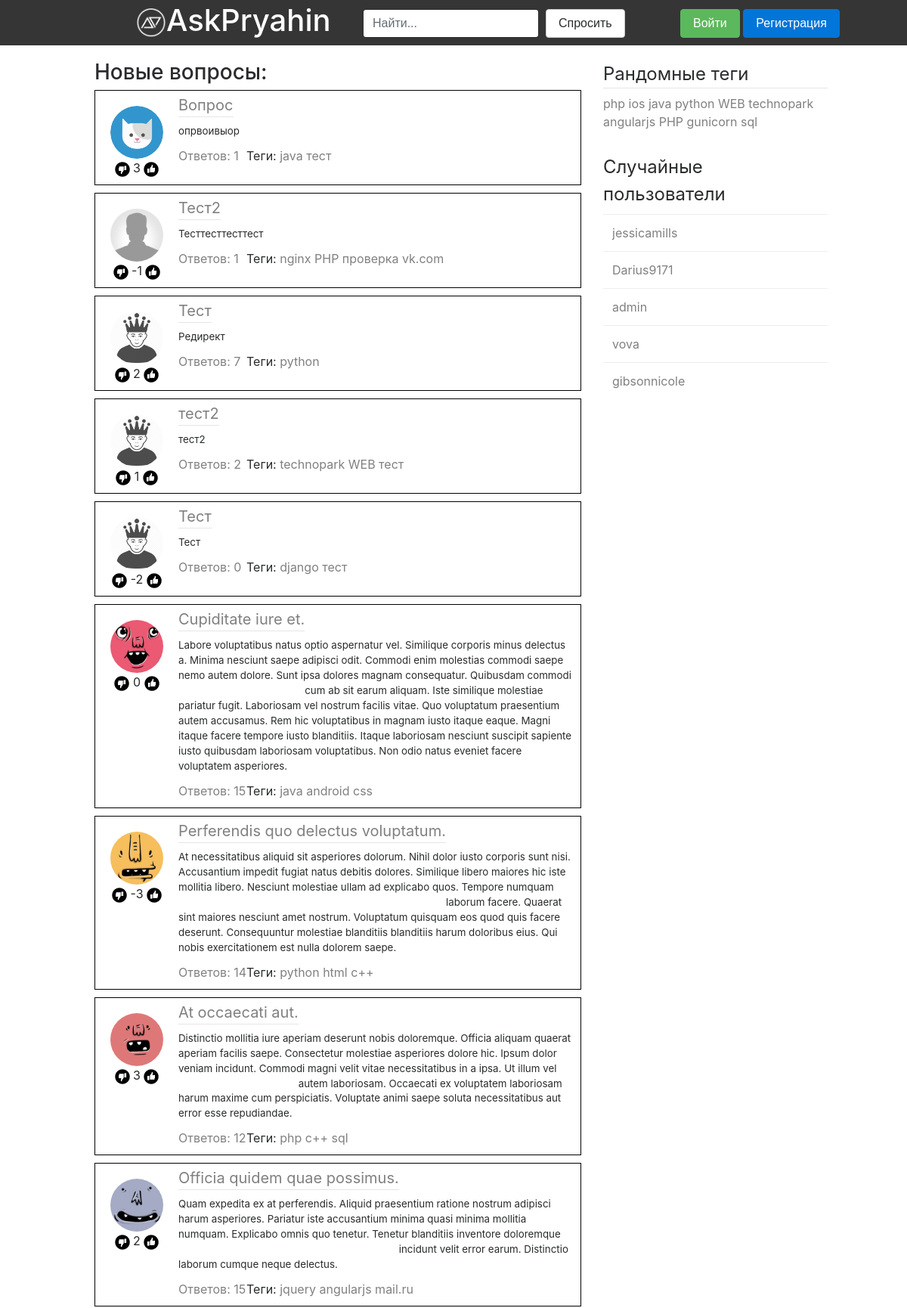
The page / (upper part) on the database its author committed.
### askapp/models.py (models this page shows, shortened)
class Question(models.Model):
    class Meta:
        verbose_name = u'Вопрос'
        verbose_name_plural = u'Вопросы'
    author =  models.ForeignKey(User, verbose_name=u'Пользователь')
    title = models.CharField(max_length = 100, verbose_name=u'Заголовок')
    text = models.TextField(verbose_name=u'Текст')
    rating = models.IntegerField(default = 0, verbose_name=u'Рейтинг')
    count_answers = models.IntegerField(default = 0, verbose_name=u'Количество ответов')
    tags = models.ManyToManyField(Tag, verbose_name=u'Тег')
    isVote = models.BooleanField(default = True, verbose_name=u'Голосование')
    date = models.DateTimeField(default = timezone.now, verbose_name=u'Дата создания')
    objects = QuestionManager()

class Profile(models.Model):
    class Meta:
        verbose_name=u'Профиль'
        verbose_name_plural=u'Профили'
    user = models.OneToOneField(User, verbose_name=u'Пользователь')
    avatar = models.ImageField(upload_to='avatars')
    objects = ProfileManager()

class Tag(models.Model):
    class Meta:
        verbose_name = u'Тег'
        verbose_name_plural = u'Теги'
    text = models.CharField(max_length=15, verbose_name='Tag')
    def __str__(self):
        return self.text

### askapp/views.py (the view)
# urls.py: url(r'^$', views.index, name='index'),
def index(request, page='1'):
    questions = pagination(request, Question.objects.newest(), 20, page)
    questions.paginator.baseurl = "/"
    likes = getQuestionListLikes(questions, request.user)
    return render(request, 'index.html', {'tags': randomTags(Tag), 'users': randomUsers(User), 'questions' : questions, 'likes':likes[0], 'dislikes':likes[1]})

### askapp/func.py (called while the page is built)
def pagination(request, data, count, page):
    paginator = Paginator(data, count)
    get = request.GET.get('page')
    if get:
        page = int(get)
    try:
        paginator_datas_list = paginator.page(int(page))
    except PageNotAnInteger:
        data_list = paginator.page(1)
    except EmptyPage:
        paginator_datas_list = paginator.page(paginator.num_pages)
    return paginator_datas_list

def randomTags(Tag):
    tags = []
    for i in range(Tag.objects.count()):
        tags.append(str(Tag.objects.get(id=i + 1)))
    np.random.shuffle(tags)
    return tags[:10]

def randomUsers(User):
    users = []
    for i in range(User.objects.count()):
        users.append(str(User.objects.get(id=i + 1)))
    np.random.shuffle(users)
    return users[:5]

def getQuestionListLikes(questions, User):
    likes = []
    dislikes = []
    for question in questions:
        try:
            query = QuestionLike.objects.get(question=question, author=User)
        except:
            query = None
        if query is not None:
            if query.rating == 1:
                likes.append(question.id)
            else:
                dislikes.append(question.id)
    result = [likes, dislikes]
    return result

### askapp/models.py (called while the page is built)
    def newest(self):
        return self.order_by('-date')

### templates/index.html (shortened to what this page needs)
{% extends "base.html"%}
{% block content %}
{% load static %}
<h3>Новые вопросы:</h3>
{% for question in questions %}
            <div class="question">
               <div class="question-avatar">
                  <a href="/user/{{question.author.username}}"><img src="{{ question.author.profile.avatar.url }}" class="rounded-circle question-avatar-img"></a>
               </div>
               <div class="question-like">
                  <a class="likebutton" value="-1" qid="{{ question.id }}" id="btndislike{{ question.id }}"><span class="like-img {% if question.id in dislikes %}is{% endif %}dislikebtn"/></a>
                  <span id="qRating{{ question.id }}">{{ question.rating }}</span>
                  <a class="likebutton" value="1" qid="{{ question.id }}" id="btnlike{{ question.id }}"><span class="like-img {% if question.id in likes %}is{% endif %}likebtn"></a>
               </div>
               <div class="question-title bot">
                  <a href="{% url 'question' question.id %}">{{ question.title }}</a>
               </div>
               <div class="question-preview">{{ question.text }}</div>
               <div class="question-answers"><a href="{% url 'question' question.id %}">Ответов: {{ question.count_answers }}</a></div>
               <div class="question-tags">Теги:
               {% for tag in question.tags.all %}
                  <a href="{% url 'questions_by_tag' tag %}"> {{ tag }} </a>
               {% endfor %}
               </div>
               <div class="clearfix"></div>
            </div>
{% endfor %}
{% endblock %}

### templates/base.html (shortened to what this page needs)
{% load static %}
<!DOCTYPE html>
<html>
   <head>
      <link rel="stylesheet" type="text/css" href="{% static 'bootstrap-4.0.0-alpha.6-dist/css/bootstrap.min.css' %}">
      <link rel="stylesheet" type="text/css" href="{% static 'css/style.css' %}" />
   </head>
   <body>
      <div class="header">
         <div class="logo">
            <a href="{% url 'index' %}">
               <img src="{% static 'img/ap_logo.png' %}" class="logo-img d-inline-block">
               <h1 class="logo-title">AskPryahin</h1>
            </a>
         </div>
         <div class="search">
            <form class="form-inline" action="/search">
               <input type="text" class="form-control" name="q" placeholder="Найти...">
               &nbsp;&nbsp;<button type="button" class="btn btn-secondary" onClick='location.href="{% url 'ask' %}"'>Спросить</button>
            </form>
         </div>
         <div class="user">
         {% if request.user.is_authenticated %}
            <img src="{{ request.user.profile.avatar.url }}" class="rounded-circle header-avatar">
            <div class="user-block">
               <div class="user-name">{{ request.user.username }}</div>
               <div class="user-options">
                  <a href="{% url 'settings' %}">Настройки</a>
                  <a href="{% url 'logout' %}?continue={{ request.path }}">Выйти</a>
               </div>
            </div>
         {% else %}
            <div class="form-actions">
               <button type="submit" class="btn btn-success" onClick='location.href="{% url 'login' %}?continue={{ request.path }}"'>Войти</button>
               <button type="button" class="btn btn-primary" onClick='location.href="{% url 'signup' %}"'>Регистрация</button>
            </div>
         {% endif %}
         </div>
      </div>
      <div class="content">
         <div class="left">
            {% block content %}{% endblock %}
         </div>
         <div class="right">
            <div class="tags">
               <fieldset>
                  <legend class="bot">Рандомные теги</legend>
                  {% for tag in tags %}
                     <a href="{% url 'questions_by_tag' tag %}">{{ tag }}</a>
                  {% endfor %}
               </fieldset>
            </div>
            <div class="best-members">
               <legend>Случайные пользователи</legend>
               <table class="table">
                  <tbody>
                  {% for user in users %}
                     <tr><td><a href="{% url 'questions_by_user' user %}">{{ user }}</a></td></tr>
                  {% endfor %}
                  </tbody>
               </table>
            </div>
         </div>
         <div class="clearfix"></div>
      </div>
   </body>
</html>

### static/css/style.css (style rules this page uses)
a { color: grey; }
button { cursor: pointer }
.header { background: #353535; width: 100%; height: 60px; min-width: 990px; }
.logo { display: inline-block; vertical-align: middle; margin-left: 15%; margin-top: 10px; color: White; }
.logo a { color: White; text-decoration: none; }
.logo-img { width: 40px; height: 40px; }
.logo-title { margin-top: -45px; margin-left: 40px; }
.search { margin-left: 40%; margin-top: -45px; }
.user { margin-left: 75%; margin-top: -38px; }
.bot { border-bottom: 1px solid #e5e5e5 }
.content, .footer { min-width: 990px; width: 70%; margin: auto; margin-top: 20px; }
.left { width: 65%; margin-left: 20px; float: left; }
.right { width: 30%; margin-left: auto; float: right; }
.best-members { margin-top: 30px; }
.question { padding: 10px; padding-left: 0px; width: 100%; border: 1px solid #000; min-height: 125px; }
.question-avatar { height: 70px; width: 70px; margin: 10px 15px 0px 20px; }
.question-avatar-img { height: 100%; width: 100%; }
.question-like { width: 110px; margin-left: 0px; text-align: center; }
.like-img { width: 20px; height: 20px; }
.question { margin-bottom: 10px; }
.question-title { font-size: 15pt; margin-top: -110px; margin-left: 110px; float: left; }
.question-title a { text-decoration: none; }
.question-preview { font-size: 10pt; margin-left: 110px; margin-top: -70px; }
.question-answers { margin-top: 10px; margin-left: 110px; }
.question-tags { margin-left: 200px; margin-top: -24px; }
.likebutton { cursor: pointer; }
.likebtn { vertical-align: bottom; content: url("../img/like.png"); }
.dislikebtn { vertical-align: bottom; content: url("../img/dislike.png") }

### rows shown on the page
Question: author.profile.avatar (picture), rating "3", title "Вопрос", text "опрвоивыор", count_answers "1"
Tag: text "java", tags "java"
Tag: text "тест"
Question: author.profile.avatar (placeholder picture), rating "-1", title "Тест2", text "Тесттесттесттест", count_answers "1"
Tag: text "nginx"
Tag: text "PHP", tags "PHP"
Tag: text "проверка"
Tag: text "vk.com"
Question: author.profile.avatar (picture), rating "2", title "Тест", text "Редирект", count_answers "7"
Tag: text "python", tags "python"
Question: author.profile.avatar (picture), rating "1", title "тест2", text "тест2", count_answers "2"
Tag: text "technopark", tags "technopark"
Tag: text "WEB", tags "WEB"
Question: author.profile.avatar (picture), rating "-2", title "Тест", text "Тест", count_answers "0"
Tag: text "django"
Question: author.profile.avatar (picture), rating "0", title "Cupiditate iure et.", text "Labore voluptatibus natus optio aspernatur vel. Similique corporis minus delectus a. Minima nesciunt saepe adipisci odit. Commodi enim molestias commodi saepe nemo autem dolore. Sunt ipsa dolores magnam consequatur. Quibusdam commodi cum ab sit earum aliquam. Iste similique molestiae pariatur fugit. Laboriosam vel nostrum facilis vitae. Quo voluptatum praesentium autem accusamus. Rem hic voluptatibus in magnam iusto itaque eaque. Magni itaque facere tempore iusto blanditiis. Itaque laboriosam nesciunt suscipit sapiente iusto quibusdam laboriosam voluptatibus. Non odio natus eveniet facere voluptatem asperiores.", count_answers "15"
Tag: text "android"
Tag: text "css"
Question: author.profile.avatar (picture), rating "-3", title "Perferendis quo delectus voluptatum.", text "At necessitatibus aliquid sit asperiores dolorum. Nihil dolor iusto corporis sunt nisi. Accusantium impedit fugiat natus debitis dolores. Similique libero maiores hic iste mollitia libero. Nesciunt molestiae ullam ad explicabo quos. Tempore numquam laborum facere. Quaerat sint maiores nesciunt amet nostrum. Voluptatum quisquam eos quod quis facere deserunt. Consequuntur molestiae blanditiis blanditiis harum doloribus eius. Qui nobis exercitationem est nulla dolorem saepe.", count_answers "14"
Tag: text "html"
Tag: text "c++"
Question: author.profile.avatar (picture), rating "3", title "At occaecati aut.", text "Distinctio mollitia iure aperiam deserunt nobis doloremque. Officia aliquam quaerat aperiam facilis saepe. Consectetur molestiae asperiores dolore hic. Ipsum dolor veniam incidunt. Commodi magni velit vitae necessitatibus in a ipsa. Ut illum vel autem laboriosam. Occaecati ex voluptatem laboriosam harum maxime cum perspiciatis. Voluptate animi saepe soluta necessitatibus aut error esse repudiandae.", count_answers "12"
Tag: text "php", tags "php"
Tag: text "sql", tags "sql"
Question: author.profile.avatar (picture), rating "2", title "Officia quidem quae possimus.", text "Quam expedita ex at perferendis. Aliquid praesentium ratione nostrum adipisci harum asperiores. Pariatur iste accusantium minima quasi minima mollitia numquam. Explicabo omnis quo tenetur. Tenetur blanditiis inventore doloremque incidunt velit error earum. Distinctio laborum cumque neque delectus.", count_answers "15"
Tag: text "jquery"
Tag: text "angularjs", tags "angularjs"
Tag: text "mail.ru"
Tag: tags "ios"
Tag: tags "gunicorn"

### other values the page prints
{{ user }} "jessicamills" "Darius9171" "admin" "vova" "gibsonnicole"
